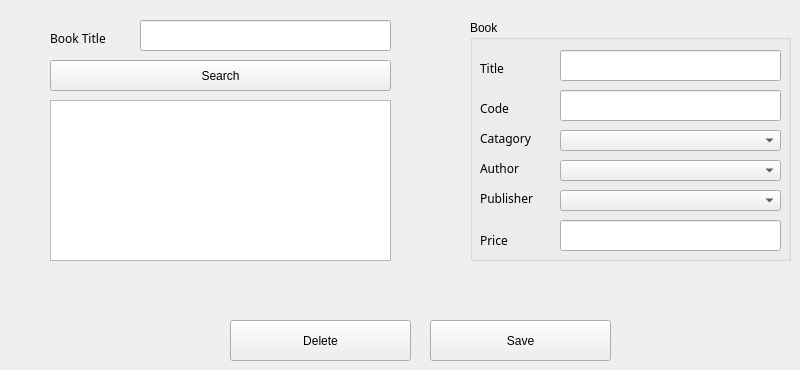
      <widget class="QWidget" name="tab_6">
       <attribute name="title">
        <string>Edit/Delete Book</string>
       </attribute>
       <widget class="QPushButton" name="pushButton_book_edit_save">
        <property name="geometry">
         <rect>
          <x>430</x>
          <y>320</y>
          <width>181</width>
          <height>41</height>
         </rect>
        </property>
        <property name="text">
         <string>Save</string>
        </property>
       </widget>
       <widget class="QGroupBox" name="groupBox_2">
        <property name="geometry">
         <rect>
          <x>470</x>
          <y>20</y>
          <width>321</width>
          <height>241</height>
         </rect>
        </property>
        <property name="title">
         <string>Book</string>
        </property>
        <widget class="QComboBox" name="comboBox_book_catagory_editORdelete">
         <property name="geometry">
          <rect>
           <x>90</x>
           <y>110</y>
           <width>221</width>
           <height>21</height>
          </rect>
         </property>
        </widget>
        <widget class="QLineEdit" name="lineEdit_book_price_editORdelte">
         <property name="geometry">
          <rect>
           <x>90</x>
           <y>200</y>
           <width>221</width>
           <height>31</height>
          </rect>
         </property>
        </widget>
        <widget class="QComboBox" name="comboBox_book_publisher_editORdelete">
         <property name="geometry">
          <rect>
           <x>90</x>
           <y>170</y>
           <width>221</width>
           <height>21</height>
          </rect>
         </property>
        </widget>
        <widget class="QLabel" name="label_9">
         <property name="geometry">
          <rect>
           <x>10</x>
           <y>210</y>
           <width>81</width>
           <height>20</height>
          </rect>
         </property>
         <property name="font">
          <font>
           <family>Abyssinica SIL</family>
          </font>
         </property>
         <property name="text">
          <string>Price</string>
         </property>
        </widget>
        <widget class="QLabel" name="label_10">
         <property name="geometry">
          <rect>
           <x>10</x>
           <y>140</y>
           <width>81</width>
           <height>16</height>
          </rect>
         </property>
         <property name="font">
          <font>
           <family>Abyssinica SIL</family>
          </font>
         </property>
         <property name="text">
          <string>Author</string>
         </property>
        </widget>
        <widget class="QLineEdit" name="lineEdit_book_code_editORdelete">
         <property name="geometry">
          <rect>
           <x>90</x>
           <y>70</y>
           <width>221</width>
           <height>31</height>
          </rect>
         </property>
        </widget>
        <widget class="QComboBox" name="comboBox_book_author_editORdelete">
         <property name="geometry">
          <rect>
           <x>90</x>
           <y>140</y>
           <width>221</width>
           <height>21</height>
          </rect>
         </property>
        </widget>
        <widget class="QLabel" name="label_11">
         <property name="geometry">
          <rect>
           <x>10</x>
           <y>110</y>
           <width>81</width>
           <height>16</height>
          </rect>
         </property>
         <property name="font">
          <font>
           <family>Abyssinica SIL</family>
          </font>
         </property>
         <property name="text">
          <string>Catagory</string>
         </property>
        </widget>
        <widget class="QLabel" name="label_12">
         <property name="geometry">
          <rect>
           <x>10</x>
           <y>170</y>
           <width>81</width>
           <height>16</height>
          </rect>
         </property>
         <property name="font">
          <font>
           <family>Abyssinica SIL</family>
          </font>
         </property>
         <property name="text">
          <string>Publisher</string>
         </property>
        </widget>
        <widget class="QLabel" name="label_13">
         <property name="geometry">
          <rect>
           <x>10</x>
           <y>80</y>
           <width>81</width>
           <height>16</height>
          </rect>
         </property>
         <property name="font">
          <font>
           <family>Abyssinica SIL</family>
          </font>
         </property>
         <property name="text">
          <string>Code</string>
         </property>
        </widget>
        <widget class="QLineEdit" name="lineEdit_book_title_editORdelete">
         <property name="geometry">
          <rect>
           <x>90</x>
           <y>30</y>
           <width>221</width>
           <height>31</height>
          </rect>
         </property>
        </widget>
        <widget class="QLabel" name="label_14">
         <property name="geometry">
          <rect>
           <x>10</x>
           <y>40</y>
           <width>81</width>
           <height>16</height>
          </rect>
         </property>
         <property name="font">
          <font>
           <family>Abyssinica SIL</family>
          </font>
         </property>
         <property name="text">
          <string>Title</string>
         </property>
        </widget>
       </widget>
       <widget class="QPushButton" name="pushButton_book_delete">
        <property name="geometry">
         <rect>
          <x>230</x>
          <y>320</y>
          <width>181</width>
          <height>41</height>
         </rect>
        </property>
        <property name="text">
         <string>Delete</string>
        </property>
       </widget>
       <widget class="QPushButton" name="pushButton_search_book_title">
        <property name="geometry">
         <rect>
          <x>50</x>
          <y>60</y>
          <width>341</width>
          <height>31</height>
         </rect>
        </property>
        <property name="text">
         <string>Search</string>
        </property>
       </widget>
       <widget class="QLineEdit" name="lineEdit_search_book_title">
        <property name="geometry">
         <rect>
          <x>140</x>
          <y>20</y>
          <width>251</width>
          <height>31</height>
         </rect>
        </property>
       </widget>
       <widget class="QLabel" name="label_15">
        <property name="geometry">
         <rect>
          <x>50</x>
          <y>30</y>
          <width>81</width>
          <height>16</height>
         </rect>
        </property>
        <property name="font">
         <font>
          <family>Abyssinica SIL</family>
         </font>
        </property>
        <property name="text">
         <string>Book Title</string>
        </property>
       </widget>
       <widget class="QTextEdit" name="textEdit_editOrDelete_book">
        <property name="geometry">
         <rect>
          <x>50</x>
          <y>100</y>
          <width>341</width>
          <height>161</height>
         </rect>
        </property>
       </widget>
      </widget>
